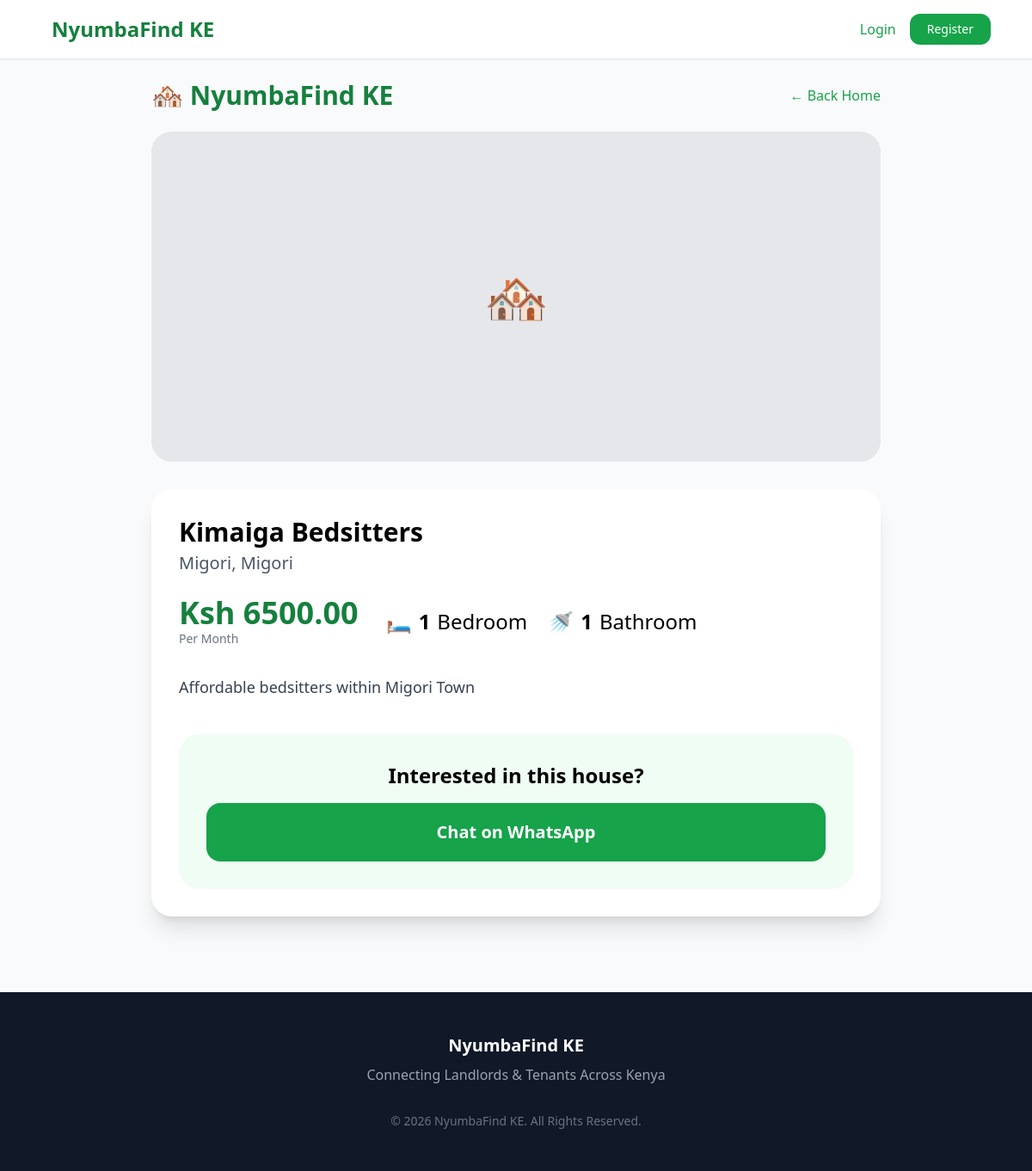
The page /property/6/ on the database its author committed.
### properties/models.py (models this page shows, shortened)
class Property(models.Model):
    title = models.CharField(max_length=200, verbose_name="Tittle")
    description = models.TextField(verbose_name="Description")
    county = models.CharField(max_length=100, verbose_name="County")
    town = models.CharField(max_length=100, verbose_name="Town")
    location = models.CharField(max_length=300, verbose_name="Exact location")
    bedrooms = models.IntegerField(verbose_name="Bedrooms")
    bathrooms = models.IntegerField(verbose_name="Bathrooms")
    price = models.DecimalField(max_digits=10, decimal_places=2, verbose_name="Rent per Month (Ksh)")
    is_available = models.BooleanField(default=True, verbose_name="Available?")
    landlord = models.ForeignKey(User, on_delete=models.CASCADE, related_name='properties')
    image = models.ImageField(upload_to='properties/', blank=True, null=True, verbose_name="House Photo")
    created_at = models.DateTimeField(auto_now_add=True)
    updated_at = models.DateTimeField(auto_now=True)
    class Meta:
        verbose_name = "Property"
        verbose_name_plural = "Properties"

### properties/views.py (the view)
# urls.py: path('property/<int:pk>/', views.property_detail, name='property_detail'),
def property_detail(request, pk):
    property = get_object_or_404(Property, pk=pk)
    return render(request, 'property_detail.html', {'property': property})

### properties/templates/property_detail.html (shortened to what this page needs)
<div class="bg-white shadow-sm sticky top-0 z-50 border-b">
    <div class="max-w-6xl mx-auto px-6 py-4 flex justify-between items-center">
        <div class="flex items-center gap-3">
            <h1 class="text-2xl font-bold text-green-700">NyumbaFind KE</h1>
        </div>
        <div class="flex items-center gap-4">
            {% if user.is_authenticated %}
                <span class="text-gray-700">Hi, {{ user.name }} 👋</span>
                <a href="/my-properties/" class="text-green-600 hover:underline">My Houses</a>
                <a href="/logout/" class="bg-red-500 hover:bg-red-600 text-white px-5 py-2 rounded-xl text-sm font-medium">
                    Logout
                </a>
            {% else %}
                 <a href="/login/" class="text-green-600 hover:underline">Login</a>
                 <a href="/register/" class="bg-green-600 hover:bg-green-700 text-white px-5 py-2 rounded-xl text-sm font-medium">
                     Register
                 </a>
            {% endif %}
        </div>
    </div>
</div>
<!DOCTYPE html>
<html lang="sw">
<head>
    <script src="https://cdn.tailwindcss.com"></script>
</head>
<body class="bg-gray-50">
    <div class="max-w-4xl mx-auto p-6">
        <div class="flex justify-between items-center mb-6">
            <h1 class="text-3xl font-bold text-green-700 flex items-center gap-2">
                🏘️ NyumbaFind KE
            </h1>
            <a href="/" class="text-green-600 hover:underline">← Back Home</a>
        </div>
        {% if property.images.all %}
            <div class="space-y-6 mb-8">
                {% for img in property.images.all %}
                     <img src="{{ img.image.url }}"
                          class="w-full rounded-3xl shadow-xl"
                          alt="{{ property.title }}">
                {% endfor %}
            </div>
        {% else %}
            <div class="w-full h-96 bg-gray-200 rounded-3xl flex items-center justify-center mb-8">
                <span class="text-6xl">🏘️</span>
            </div>
        {% endif %}
        <div class="bg-white rounded-3xl shadow-xl p-8">
            <h2 class="text-3xl font-bold text-gray -900 mb-1">{{ property.title }}</h2>
            <p class="text-xl text-gray-600 mb-6">{{ property.town }}, {{ property.county }}</p>
            <div class="flex flex-wrap gap-8 mb-8">
                <div>
                   <p class="text-4xl font-bold text-green-700">Ksh {{ property.price }}</p>
                    <p class="text-sm text-gray-500">Per Month</p>
                </div>
                <div class="flex items-center gap-6 text-2xl">
                    <div class="flex items-center gap-2">
                        <span>🛏️</span>
                        <strong>{{ property.bedrooms }}</strong> Bedroom
                    </div>
                    <div class="flex items-center gap-2">
                        <span>🚿</span>
                        <strong>{{ property.bathrooms }}</strong> Bathroom
                    </div>
                </div>
            </div>
            <div class="prose max-w-none mb-10">
                <p class="text-lg leading-relaxed text-gray-700">{{ property.description }}</p>
            </div>
            <div class="bg-green-50 rounded-3xl p-8 text-center">
                <h3 class="text-2xl font-semibold mb-4">Interested in this house?</h3>
                {% if property.landlord.profile.phone_number %}
                    <a href="https://wa.me/254{{ property.landlord.profile.phone_number|slice:'1:'|default:'700000000 or 100000000' }}?text=Hello,%20{{ property.landlord.username }}!%20is%20{{ property.title }}%20in%20{{ property.town }}%20 available%3F"
                       target="_blank"
                       class="inline-block w-full bg-green-600 hover:bg-green-700 text-white py-5 rounded-2xl font-semibold text-xl">
                        🗨Chat on WhatsApp
                    </a>
                {% else %}
                    <a href="https://wa.me/2547XXXXXXX?text=Hello!%20Is%20{{ property.title }}%20available?%20..."
                       target="_blank"
                       class="inline-block w-full bg-green-600 hover:bg-green-700 text-white py-5 rounded-2xl font-semibold text-xl">
                        Chat on WhatsApp
                    </a>
                {% endif %}
            </div>
        </div>
    </div>
</body>
</html>
<footer class="bg-gray-900 text-white py-12 mt-16">
    <div class="max-w-6xl mx-auto px-6 text-center">
        <p class="text-xl font-semibold mb-2">NyumbaFind KE</p>
        <P class="text-gray-400">Connecting Landlords & Tenants Across Kenya</P>
        <p class="text-sm text-gray-500 mt-8">© 2026 NyumbaFind KE. All Rights Reserved.</p>
    </div>
</footer>

### rows shown on the page
Property: title "Kimaiga Bedsitters", town "Migori", county "Migori", price "6500.00", bedrooms "1", bathrooms "1", description "Affordable bedsitters within Migori Town"
